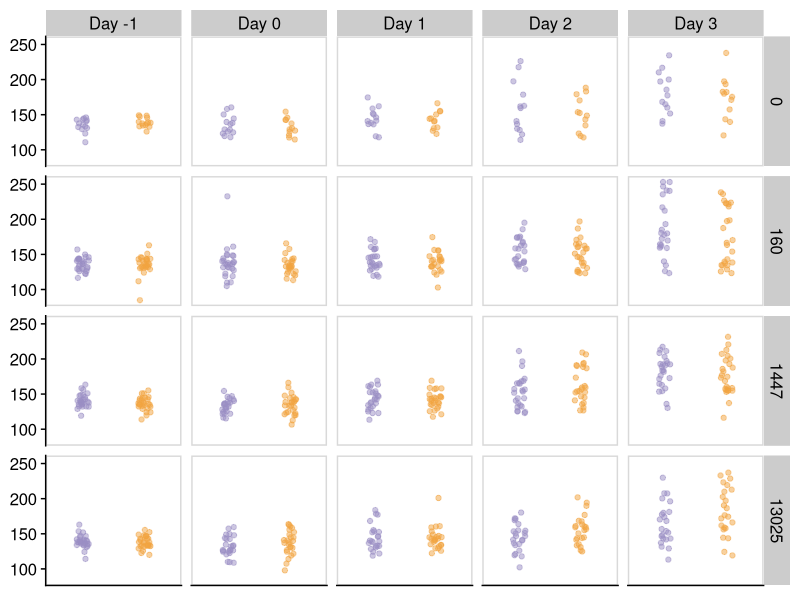
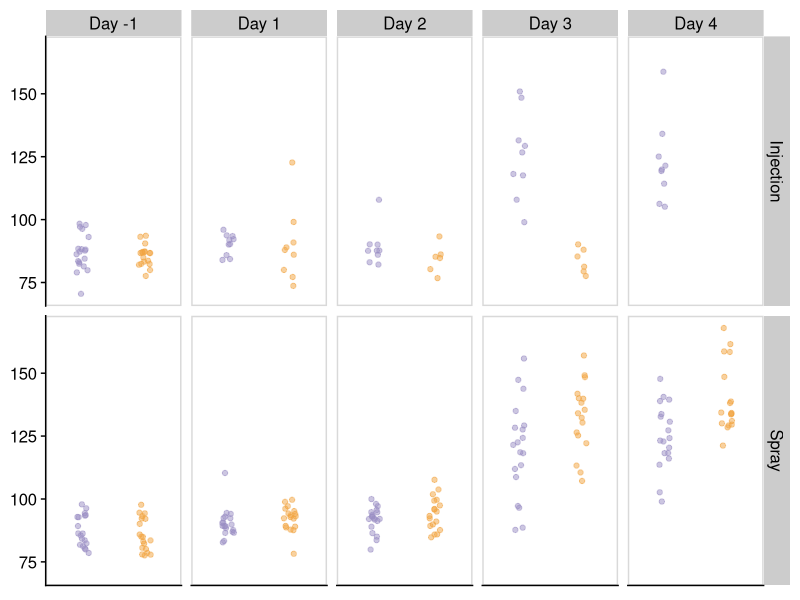
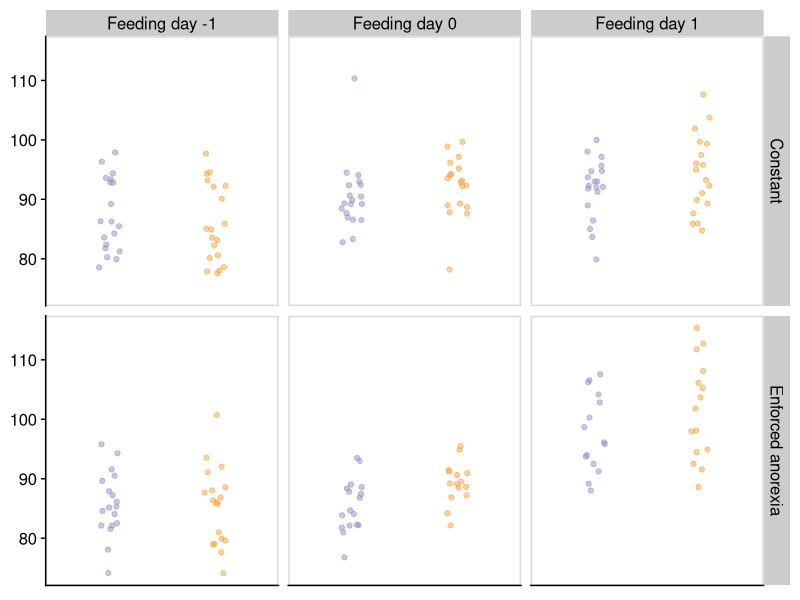

The R script that drew these images, in order: (Note: this script raises an error after producing the figures.)
# Thesis Script - Data Visualization
# Plots
# IR Moodie
# Last Modified = 29/03/2020

# ---- Start ----

rm(list=ls()) # clear environment

# ---- Packages ----

library(survival) # survival objects
library(survminer) # ggplot2 plotting of surv objects
library(cowplot) # plot themes
library(tidyverse) # the good stuff

# ---- Data Import ----

exp1 <- read_csv("exp1.csv", na = "na") # Experiment 1 dataset
exp2 <- read_csv("exp2.csv", na = "na") # Experiment 2 dataset
exp3 <- read_csv("exp2_effective_f.csv", na = "na") # Modified Exp 2 dataset so day is now equal to feeding day so a day where no food was give is not counted (gave up trying to do this in R so done manually)

# ---- Data tidying ----

consump1 <- gather(exp1, key = "day", value = "consumption", f0:f4) %>%
  separate(day,into=c("junk", "day"),-1) %>% 
  mutate(day = as.numeric(day)) %>%
  select(-mass_i, -mass_f, -junk, -survival, -censored) # transform consumption dataset from wide to long

consump1$day_f <- factor(consump1$day) %>%
  fct_recode("Day -1" = "0", "Day 0" = "1", "Day 1" = "2", "Day 2" = "3", "Day 3" = "4") # change day names

consump1$fungus_ordered <- factor(consump1$fungus, levels = c("dead", "alive")) # change order of fungal treatments

consump2 <- gather(exp2, key = "day", value = "consumption", f0:f4) %>%
  separate(day,into=c("junk", "day"),-1) %>% 
  mutate(day = as.numeric(day)) %>%
  select(-junk, -survival, -censored) %>%
  filter(feeding == "constant") # wide to long for exp 2

consump2$day_f <- factor(consump2$day) %>%
  fct_recode("Day -1" = "0", "Day 1" = "1", "Day 2" = "2", "Day 3" = "3", "Day 4" = "4")

consump2$method_f <- fct_recode(consump2$method, "Injection" = "injection", "Spray" = "spray") # capitalise for increased pretty-ness

consump2$fungus_ordered <- factor(consump2$fungus, levels = c("control", "alive")) # match order with previous graphs

consump3 <- gather(exp3, key = "day", value = "consumption", f0:f4) %>%
  separate(day,into=c("junk", "day"),-1) %>% 
  mutate(day = as.numeric(day)) %>%
  select(-junk, -survival, -censored) %>%
  filter(method == "spray", day != 3, day != 4)
  
consump3$day_f <- factor(consump3$day) %>%
  fct_recode("Feeding day -1" = "0", "Feeding day 0" = "1", "Feeding day 1" = "2") # set day to effective feeding day
consump3$feeding_f <- fct_recode(consump3$feeding, "Constant" = "constant", "Enforced anorexia" = "starved") # better titles
consump3$fungus_ordered <- factor(consump3$fungus, levels = c("control", "alive")) # sort order

survival1 <- exp1 %>%
  select(-mass_i, -mass_f, -f0, -f1, -f2, -f3, -f4) # survival data of interest in exp1

survival2 <- exp2 %>%
  filter(feeding == "constant") %>%
  select(-f0, -f1, -f2, -f3, -f4) # survival data of interest in exp2

survival2$method_f <- fct_recode(survival2$method, "Injection" = "injection", "Spray" = "spray")

survival3 <- exp2 %>%
  filter(method == "spray") %>%
  select(-f0, -f1, -f2, -f3, -f4) # survival data of interest in exp3

survival3$feeding_f <- fct_recode(survival3$feeding, "Constant" = "constant", "Enforced anorexia" = "starved")

rm(exp1, exp2, exp3) # remove original datasets

# ---- Consumption Plot Exp 1 ----

ggconsump1 <- ggplot(consump1, aes(y = consumption, x = fungus_ordered, colour = fungus_ordered)) + # setup objecy
  geom_jitter(height = 0, width = 0.1, alpha = 0.5) + # add points with jitter and alpha values
  scale_color_manual(values=c("#998ec3", "#f1a340")) + # set colours to match theme
  facet_grid(spore~day_f) + # facet by spore and day
  theme_half_open() + # cowplot pretty +1
  panel_border() + # more cowplot pretty
  theme(legend.position = "none") + # get rid of legend (added after)
  theme(axis.title.x=element_blank(),
        axis.text.x=element_blank(),
        axis.ticks.x=element_blank(),
        axis.title.y=element_blank()) # remove x axis text, ticks and title as well as Y title (titles added after)

ggconsump1 # show graph

ggsave("Consumption_Experiment_1.png",
       plot = ggconsump1,
       dpi = "retina",
       width = 10,
       height = 8,
       type = "cairo") # export graph

# ---- Consumption Plot Exp 2 ----

ggconsump2 <- ggplot(consump2, aes(y = consumption, x = fungus_ordered, colour = fungus_ordered)) + # setup object
  geom_jitter(height = 0, width = 0.1, alpha = 0.5) + # add points with jitter and alpha values
  scale_color_manual(values=c("#998ec3", "#f1a340")) + # add theme colours
  facet_grid(method_f~day_f) + # facet by method and day
  theme_half_open() + # pretty +1
  panel_border() + # pretty +2
  theme(legend.position = "none") + # get rid of legend (added after)
  theme(axis.title.x=element_blank(),
        axis.text.x=element_blank(),
        axis.ticks.x=element_blank(),
        axis.title.y=element_blank()) # remove x elements and y axis title (added after)

ggconsump2 # show graph (DAY 0 is added after)

ggsave("Consumption_Experiment_2.png",
       plot = ggconsump2,
       dpi = "retina", 
       width = 10,
       height = 4,
       type = "cairo") # export graph

# ---- Consumption Plot Exp 3 ----

ggconsump3 <- ggplot(consump3, aes(y = consumption, x = fungus_ordered, colour = fungus_ordered)) + # setup object
  geom_jitter(height = 0, width = 0.1, alpha = 0.5) + # add points with jitter and alpha
  scale_color_manual(values=c("#998ec3", "#f1a340")) + # add theme colours
  facet_grid(feeding_f~day_f) + # facet by feeding regime and day
  theme_half_open() + # cowplot pretty-ness
  panel_border() + # more pretty-ness
  theme(legend.position = "none") + # remove legend (added later)
  theme(axis.title.x=element_blank(),
        axis.text.x=element_blank(),
        axis.ticks.x=element_blank(),
        axis.title.y=element_blank()) # x ticks and titles remove and added later

ggconsump3 # show graph

ggsave("Consumption_Experiment_3.png",
       plot = ggconsump2b,
       dpi = "retina",
       width = 6,
       height = 4,
       type = "cairo") # export

# ---- Surivial Plot Exp 1 ----

spore.labs <- c("0","160","1447","13025") # create labels so that plots appear in order
names(spore.labs) <- c("a", "b", "c", "d") # add abcd so that label column can be used later

ggsurv1 <- ggsurvplot(
  fit = survfit(Surv(survival, censored) ~ fungus+label, data = survival1), # surv obj
  data = survival1,
  ylab = "Survival probability",
  xlab = "Days after injection",
  conf.int = FALSE,
  ylim = c(0, 1),
  palette = alpha(c("#f1a340", "#f1a340", "#f1a340", "#f1a340", "#998ec3", "#998ec3", "#998ec3", "#998ec3"),
                  c(0.7,0.7,0.7,0.7,0.7,0.7,0.7,0.7)) # colour scheme + alpha (v messy but works)
)

ggsurv1 <- ggsurv1$plot + # use ggplot to theme using cowplot
  theme_half_open() +
  background_grid() +
  panel_border() +
  scale_x_continuous(breaks = seq(from = 0, to = 10, by = 2)) +
  scale_y_continuous(breaks = seq(from = 0, to = 1, by = 0.2)) +
  facet_grid(cols = vars(label), labeller = labeller(label = spore.labs)) + # use labeller feature set up previously
  theme(legend.position = "none")

ggsurv1 # show plot

ggsave("Survival_Experiment_1.png", # export plot
       plot = ggsurv1,
       dpi = "retina",
       width = 10, 
       height = 3,
       type = "cairo")

# ---- Survival Plot Exp 2 ----

ggsurv2 <- ggsurvplot(
  fit = survfit(Surv(survival, censored) ~ method_f+fungus, data = survival2), # surv obj
  data = survival2,
  xlab = "Days after injection", 
  ylab = "Survival probability",
  conf.int = FALSE,
  ylim = c(0, 1),
  palette = alpha(c("#f1a340", "#998ec3", "#f1a340", "#998ec3"), # themeing
                  c(0.7,0.7,0.7,0.7))
)

ggsurv2 <- ggsurv2$plot + # use ggplot for themeing
  theme_half_open() +
  background_grid() +
  panel_border() +
  scale_x_continuous(breaks = seq(from = 0, to = 10, by = 2)) +
  scale_y_continuous(breaks = seq(from = 0, to = 1, by = 0.2)) +
  facet_grid(cols = vars(method_f)) +
  theme(legend.position = "none")

ggsurv2 # show plot

ggsave("Survival_Experiment_2.png", # export plot
       plot = ggsurv2,
       dpi = "retina",
       width = 5.33,
       height = 3,
       type = "cairo")

# ---- Survival Plot Exp 3 ----

ggsurv3 <- ggsurvplot(
  fit = survfit(Surv(survival, censored) ~ feeding_f+fungus, data = survival3),
  data = survival3,
  xlab = "Days after injection", 
  ylab = "Survival probability",
  conf.int = FALSE,
  ylim = c(0, 1),
  palette = alpha(c("#f1a340", "#998ec3", "#f1a340", "#998ec3"),
                  c(0.7,0.7,0.7,0.7))
)

ggsurv3 <- ggsurv3$plot +
  theme_half_open() +
  background_grid() +
  panel_border() +
  scale_x_continuous(breaks = seq(from = 0, to = 10, by = 2)) +
  scale_y_continuous(breaks = seq(from = 0, to = 1, by = 0.2)) +
  facet_grid(cols = vars(feeding_f)) +
  theme(legend.position = "none")

ggsurv3

ggsave("Survival_Experiment_3.png",
       plot = ggsurv3,
       dpi = "retina",
       width = 5.33,
       height = 3,
       type = "cairo")

# ---- End ----
  
